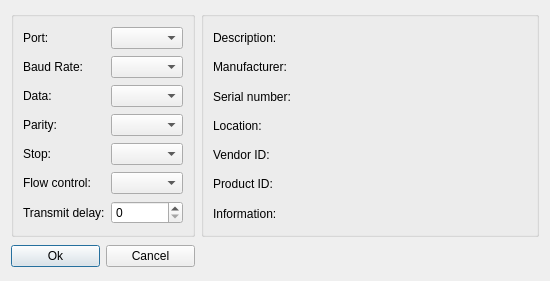
<?xml version="1.0" encoding="UTF-8"?>
<ui version="4.0">
 <class>PortSettings</class>
 <widget class="QDialog" name="PortSettings">
  <property name="geometry">
   <rect>
    <x>0</x>
    <y>0</y>
    <width>550</width>
    <height>281</height>
   </rect>
  </property>
  <property name="sizePolicy">
   <sizepolicy hsizetype="Fixed" vsizetype="Fixed">
    <horstretch>0</horstretch>
    <verstretch>0</verstretch>
   </sizepolicy>
  </property>
  <property name="windowTitle">
   <string/>
  </property>
  <property name="windowIcon">
   <iconset resource="termin.qrc">
    <normaloff>:/images/SuperVisorA_128.png</normaloff>:/images/SuperVisorA_128.png</iconset>
  </property>
  <layout class="QGridLayout" name="gridLayout_3">
   <item row="1" column="0">
    <widget class="QPushButton" name="applyButton">
     <property name="text">
      <string>Ok</string>
     </property>
    </widget>
   </item>
   <item row="1" column="1">
    <widget class="QPushButton" name="cancelButton">
     <property name="text">
      <string>Cancel</string>
     </property>
    </widget>
   </item>
   <item row="0" column="0" colspan="2">
    <widget class="QGroupBox" name="settingBox">
     <layout class="QGridLayout" name="gridLayout">
      <item row="0" column="0">
       <widget class="QLabel" name="serialPortLabel">
        <property name="font">
         <font>
          <weight>50</weight>
          <bold>false</bold>
         </font>
        </property>
        <property name="text">
         <string>Port:</string>
        </property>
       </widget>
      </item>
      <item row="0" column="1">
       <widget class="QComboBox" name="serialPortBox"/>
      </item>
      <item row="1" column="0">
       <widget class="QLabel" name="baudRateLabel">
        <property name="font">
         <font>
          <weight>50</weight>
          <bold>false</bold>
         </font>
        </property>
        <property name="text">
         <string>Baud Rate:</string>
        </property>
       </widget>
      </item>
      <item row="1" column="1">
       <widget class="QComboBox" name="baudRateBox"/>
      </item>
      <item row="2" column="0">
       <widget class="QLabel" name="dataBitLabel">
        <property name="font">
         <font>
          <weight>50</weight>
          <bold>false</bold>
         </font>
        </property>
        <property name="text">
         <string>Data:</string>
        </property>
       </widget>
      </item>
      <item row="2" column="1">
       <widget class="QComboBox" name="dataBitBox"/>
      </item>
      <item row="3" column="0">
       <widget class="QLabel" name="parityBitLabel">
        <property name="font">
         <font>
          <weight>50</weight>
          <bold>false</bold>
         </font>
        </property>
        <property name="text">
         <string>Parity:</string>
        </property>
       </widget>
      </item>
      <item row="3" column="1">
       <widget class="QComboBox" name="parityBitBox"/>
      </item>
      <item row="4" column="0">
       <widget class="QLabel" name="stopBitLabel">
        <property name="font">
         <font>
          <weight>50</weight>
          <bold>false</bold>
         </font>
        </property>
        <property name="text">
         <string>Stop:</string>
        </property>
       </widget>
      </item>
      <item row="4" column="1">
       <widget class="QComboBox" name="stopBitBox"/>
      </item>
      <item row="5" column="0">
       <widget class="QLabel" name="flowControlLabel">
        <property name="font">
         <font>
          <weight>50</weight>
          <bold>false</bold>
         </font>
        </property>
        <property name="text">
         <string>Flow control:</string>
        </property>
       </widget>
      </item>
      <item row="5" column="1">
       <widget class="QComboBox" name="flowControlBox"/>
      </item>
      <item row="6" column="0">
       <widget class="QLabel" name="transmitDelayLabel">
        <property name="font">
         <font>
          <weight>50</weight>
          <bold>false</bold>
         </font>
        </property>
        <property name="text">
         <string>Transmit delay:</string>
        </property>
       </widget>
      </item>
      <item row="6" column="1">
       <widget class="QSpinBox" name="transmitDelayBox"/>
      </item>
     </layout>
    </widget>
   </item>
   <item row="0" column="2">
    <widget class="QGroupBox" name="infoBox">
     <layout class="QGridLayout" name="gridLayout_2">
      <item row="0" column="0">
       <widget class="QLabel" name="descriptionLabel">
        <property name="font">
         <font>
          <weight>50</weight>
          <bold>false</bold>
         </font>
        </property>
        <property name="text">
         <string>Description:</string>
        </property>
       </widget>
      </item>
      <item row="1" column="0">
       <widget class="QLabel" name="manufacturerLabel">
        <property name="font">
         <font>
          <weight>50</weight>
          <bold>false</bold>
         </font>
        </property>
        <property name="text">
         <string>Manufacturer:</string>
        </property>
       </widget>
      </item>
      <item row="2" column="0">
       <widget class="QLabel" name="serialNumberLabel">
        <property name="font">
         <font>
          <weight>50</weight>
          <bold>false</bold>
         </font>
        </property>
        <property name="text">
         <string>Serial number:</string>
        </property>
       </widget>
      </item>
      <item row="3" column="0">
       <widget class="QLabel" name="locationLabel">
        <property name="font">
         <font>
          <weight>50</weight>
          <bold>false</bold>
         </font>
        </property>
        <property name="text">
         <string>Location:</string>
        </property>
       </widget>
      </item>
      <item row="4" column="0">
       <widget class="QLabel" name="vendorLabel">
        <property name="font">
         <font>
          <weight>50</weight>
          <bold>false</bold>
         </font>
        </property>
        <property name="text">
         <string>Vendor ID:</string>
        </property>
       </widget>
      </item>
      <item row="5" column="0">
       <widget class="QLabel" name="productLabel">
        <property name="font">
         <font>
          <weight>50</weight>
          <bold>false</bold>
         </font>
        </property>
        <property name="text">
         <string>Product ID:</string>
        </property>
       </widget>
      </item>
      <item row="6" column="0">
       <widget class="QLabel" name="infotmationLabel">
        <property name="font">
         <font>
          <weight>50</weight>
          <bold>false</bold>
         </font>
        </property>
        <property name="text">
         <string>Information:</string>
        </property>
       </widget>
      </item>
     </layout>
    </widget>
   </item>
   <item row="1" column="2">
    <spacer name="horizontalSpacer">
     <property name="orientation">
      <enum>Qt::Horizontal</enum>
     </property>
     <property name="sizeHint" stdset="0">
      <size>
       <width>307</width>
       <height>27</height>
      </size>
     </property>
    </spacer>
   </item>
  </layout>
 </widget>
 <tabstops>
  <tabstop>cancelButton</tabstop>
  <tabstop>applyButton</tabstop>
  <tabstop>serialPortBox</tabstop>
  <tabstop>baudRateBox</tabstop>
  <tabstop>dataBitBox</tabstop>
  <tabstop>parityBitBox</tabstop>
  <tabstop>stopBitBox</tabstop>
  <tabstop>flowControlBox</tabstop>
  <tabstop>transmitDelayBox</tabstop>
 </tabstops>
 <resources>
  <include location="termin.qrc"/>
 </resources>
 <connections/>
</ui>
